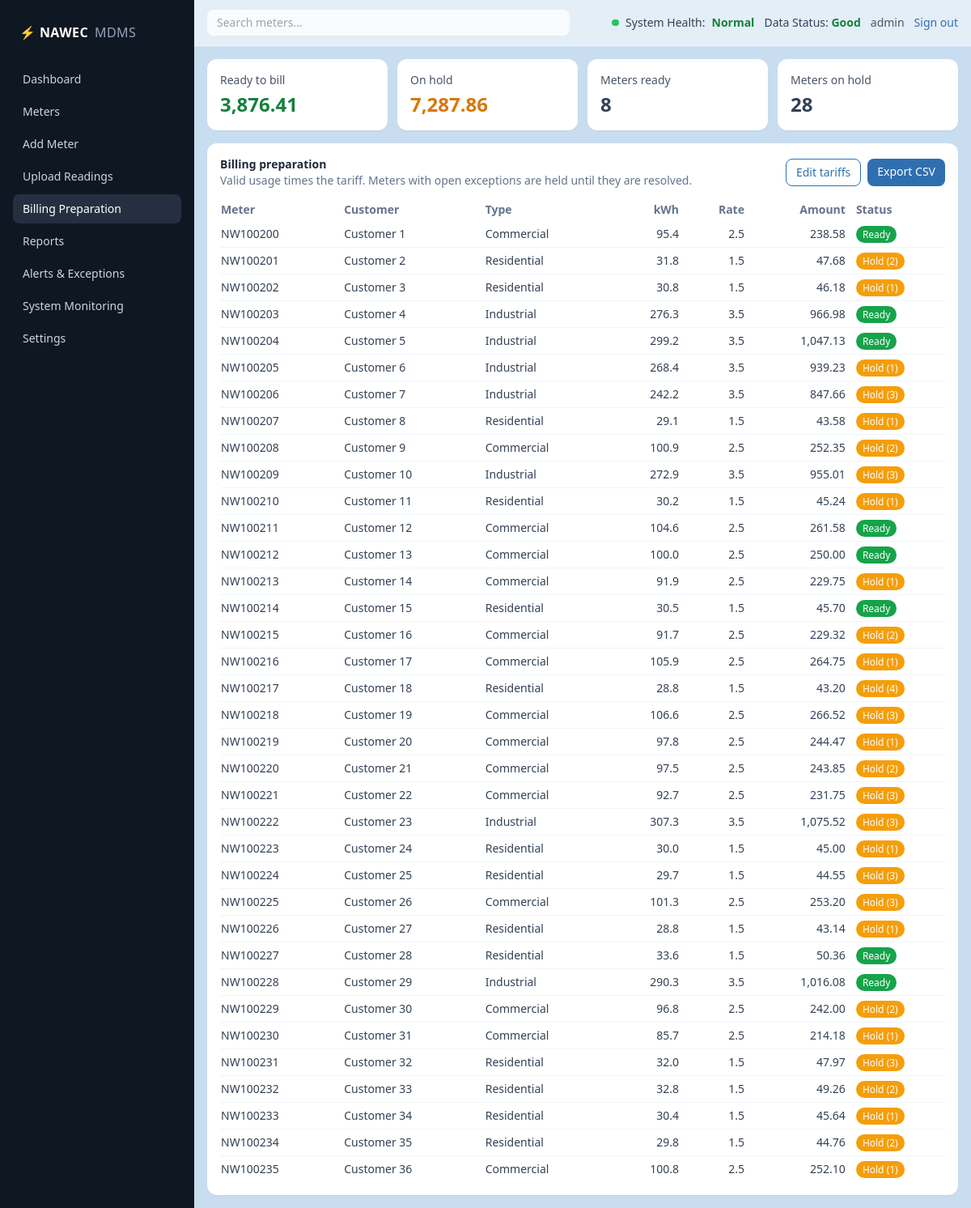
/billing (signed in), run on the app's committed database.
### tables this page shows
CREATE TABLE meters (
            id INTEGER PRIMARY KEY AUTOINCREMENT, customer_name TEXT,
            meter_number TEXT UNIQUE, location TEXT, meter_reading REAL,
            customer_type TEXT DEFAULT 'Residential');

### app.py (the view)
@app.route("/billing")
def billing():
    df = billing_rows()
    ready, hold = df[df.status == "Ready"], df[df.status == "Hold"]
    return render_template("billing.html", rows=df.to_dict("records"), ready_amt=ready.amount.sum(),
                           hold_amt=hold.amount.sum(), n_ready=len(ready), n_hold=len(hold), active="billing")

### app.py (called while the page is built)
def db():
    if "db" not in g:
        g.db = sqlite3.connect(DB)
        g.db.row_factory = sqlite3.Row
    return g.db

@app.before_request
def require_login():
    if request.endpoint not in ("login", "static") and "user" not in session:
        return redirect(url_for("login", next=request.path))

def setting(key):
    r = db().execute("SELECT value FROM settings WHERE key = ?", (key,)).fetchone()
    return r[0] if r else DEFAULTS.get(key, "0")

def billing_rows():
    df = pd.read_sql_query("""
        SELECT m.meter_number, m.customer_name, m.customer_type, m.location,
               COALESCE(SUM(r.usage), 0) AS kwh,
               (SELECT COUNT(*) FROM exceptions e WHERE e.meter_number = m.meter_number AND e.resolved = 0) AS open_ex
        FROM meters m LEFT JOIN readings r ON r.meter_number = m.meter_number AND r.valid = 1 GROUP BY m.id""", db())
    df["rate"] = df.customer_type.map(lambda t: float(setting(f"rate_{t}")))
    df["amount"] = (df.kwh * df.rate).round(2)
    df["status"] = df.open_ex.map(lambda n: "Hold" if n else "Ready")
    return df

### templates/billing.html
{% extends "base.html" %}
{% block content %}
<div class="grid grid-cols-2 gap-3 md:grid-cols-4">
  <div class="kpi lift rounded-xl bg-white p-4 shadow-sm"><p class="text-sm text-slate-600">Ready to bill</p><p class="mt-1 text-2xl font-semibold text-green-700"><span class="count">{{ '{:,.2f}'.format(ready_amt) }}</span></p></div>
  <div class="kpi lift rounded-xl bg-white p-4 shadow-sm"><p class="text-sm text-slate-600">On hold</p><p class="mt-1 text-2xl font-semibold text-amber-600"><span class="count">{{ '{:,.2f}'.format(hold_amt) }}</span></p></div>
  <div class="kpi lift rounded-xl bg-white p-4 shadow-sm"><p class="text-sm text-slate-600">Meters ready</p><p class="mt-1 text-2xl font-semibold"><span class="count">{{ n_ready }}</span></p></div>
  <div class="kpi lift rounded-xl bg-white p-4 shadow-sm"><p class="text-sm text-slate-600">Meters on hold</p><p class="mt-1 text-2xl font-semibold"><span class="count">{{ n_hold }}</span></p></div>
</div>
<section class="rounded-xl bg-white p-4 text-sm shadow-sm">
  <div class="mb-3 flex flex-wrap items-center justify-between gap-2"><div><h1 class="font-semibold text-slate-800">Billing preparation</h1>
    <p class="text-slate-500">Valid usage times the tariff. Meters with open exceptions are held until they are resolved.</p></div>
    <div class="flex gap-2"><a href="/settings" class="rounded-lg border border-brand px-3 py-1.5 text-brand">Edit tariffs</a><a href="/download/billing.csv" class="rounded-lg bg-brand px-3 py-1.5 font-medium text-white">Export CSV</a></div></div>
  <div class="overflow-x-auto"><table class="w-full text-left"><thead class="text-slate-500"><tr><th class="py-1 pr-3">Meter</th><th class="pr-3">Customer</th><th class="pr-3">Type</th><th class="pr-3 text-right">kWh</th><th class="pr-3 text-right">Rate</th><th class="pr-3 text-right">Amount</th><th>Status</th></tr></thead>
  <tbody class="divide-y divide-slate-100">{% for r in rows %}<tr><td class="py-1.5 pr-3 font-medium">{{ r.meter_number }}</td><td class="pr-3">{{ r.customer_name }}</td><td class="pr-3">{{ r.customer_type }}</td>
    <td class="pr-3 text-right">{{ '{:,.1f}'.format(r.kwh) }}</td><td class="pr-3 text-right">{{ r.rate }}</td><td class="pr-3 text-right">{{ '{:,.2f}'.format(r.amount) }}</td>
    <td><span class="rounded-full px-2 py-0.5 text-xs font-medium text-white {{ 'bg-green-600' if r.status=='Ready' else 'bg-amber-500' }}">{{ r.status }}{{ ' (' ~ r.open_ex ~ ')' if r.open_ex }}</span></td></tr>
  {% else %}<tr><td colspan="7" class="py-4 text-slate-400">No meters yet.</td></tr>{% endfor %}</tbody></table></div>
</section>
{% endblock %}

### templates/base.html (style rules this page uses)
.lift { transition:transform .2s,box-shadow .2s }
tbody tr { transition:background .15s }

### data on the page
meters: meter_number "NW100200", customer_name "Customer 1", customer_type "Commercial", kwh "95.4", rate "2.5", amount "238.58", status "Ready"
meters: meter_number "NW100201", customer_name "Customer 2", customer_type "Residential", kwh "31.8", rate "1.5", amount "47.68", status "Hold", open_ex "(2)"
meters: meter_number "NW100202", customer_name "Customer 3", customer_type "Residential", kwh "30.8", rate "1.5", amount "46.18", status "Hold", open_ex "(1)"
meters: meter_number "NW100203", customer_name "Customer 4", customer_type "Industrial", kwh "276.3", rate "3.5", amount "966.98", status "Ready"
meters: meter_number "NW100204", customer_name "Customer 5", customer_type "Industrial", kwh "299.2", rate "3.5", amount "1,047.13", status "Ready"
meters: meter_number "NW100205", customer_name "Customer 6", customer_type "Industrial", kwh "268.4", rate "3.5", amount "939.23", status "Hold", open_ex "(1)"
meters: meter_number "NW100206", customer_name "Customer 7", customer_type "Industrial", kwh "242.2", rate "3.5", amount "847.66", status "Hold", open_ex "(3)"
meters: meter_number "NW100207", customer_name "Customer 8", customer_type "Residential", kwh "29.1", rate "1.5", amount "43.58", status "Hold", open_ex "(1)"
meters: meter_number "NW100208", customer_name "Customer 9", customer_type "Commercial", kwh "100.9", rate "2.5", amount "252.35", status "Hold", open_ex "(2)"
meters: meter_number "NW100209", customer_name "Customer 10", customer_type "Industrial", kwh "272.9", rate "3.5", amount "955.01", status "Hold", open_ex "(3)"
meters: meter_number "NW100210", customer_name "Customer 11", customer_type "Residential", kwh "30.2", rate "1.5", amount "45.24", status "Hold", open_ex "(1)"
meters: meter_number "NW100211", customer_name "Customer 12", customer_type "Commercial", kwh "104.6", rate "2.5", amount "261.58", status "Ready"
meters: meter_number "NW100212", customer_name "Customer 13", customer_type "Commercial", kwh "100.0", rate "2.5", amount "250.00", status "Ready"
meters: meter_number "NW100213", customer_name "Customer 14", customer_type "Commercial", kwh "91.9", rate "2.5", amount "229.75", status "Hold", open_ex "(1)"
meters: meter_number "NW100214", customer_name "Customer 15", customer_type "Residential", kwh "30.5", rate "1.5", amount "45.70", status "Ready"
meters: meter_number "NW100215", customer_name "Customer 16", customer_type "Commercial", kwh "91.7", rate "2.5", amount "229.32", status "Hold", open_ex "(2)"
meters: meter_number "NW100216", customer_name "Customer 17", customer_type "Commercial", kwh "105.9", rate "2.5", amount "264.75", status "Hold", open_ex "(1)"
meters: meter_number "NW100217", customer_name "Customer 18", customer_type "Residential", kwh "28.8", rate "1.5", amount "43.20", status "Hold", open_ex "(4)"
meters: meter_number "NW100218", customer_name "Customer 19", customer_type "Commercial", kwh "106.6", rate "2.5", amount "266.52", status "Hold", open_ex "(3)"
meters: meter_number "NW100219", customer_name "Customer 20", customer_type "Commercial", kwh "97.8", rate "2.5", amount "244.47", status "Hold", open_ex "(1)"
meters: meter_number "NW100220", customer_name "Customer 21", customer_type "Commercial", kwh "97.5", rate "2.5", amount "243.85", status "Hold", open_ex "(2)"
meters: meter_number "NW100221", customer_name "Customer 22", customer_type "Commercial", kwh "92.7", rate "2.5", amount "231.75", status "Hold", open_ex "(3)"
meters: meter_number "NW100222", customer_name "Customer 23", customer_type "Industrial", kwh "307.3", rate "3.5", amount "1,075.52", status "Hold", open_ex "(3)"
meters: meter_number "NW100223", customer_name "Customer 24", customer_type "Residential", kwh "30.0", rate "1.5", amount "45.00", status "Hold", open_ex "(1)"
meters: meter_number "NW100224", customer_name "Customer 25", customer_type "Residential", kwh "29.7", rate "1.5", amount "44.55", status "Hold", open_ex "(3)"
meters: meter_number "NW100225", customer_name "Customer 26", customer_type "Commercial", kwh "101.3", rate "2.5", amount "253.20", status "Hold", open_ex "(3)"
meters: meter_number "NW100226", customer_name "Customer 27", customer_type "Residential", kwh "28.8", rate "1.5", amount "43.14", status "Hold", open_ex "(1)"
meters: meter_number "NW100227", customer_name "Customer 28", customer_type "Residential", kwh "33.6", rate "1.5", amount "50.36", status "Ready"
meters: meter_number "NW100228", customer_name "Customer 29", customer_type "Industrial", kwh "290.3", rate "3.5", amount "1,016.08", status "Ready"
meters: meter_number "NW100229", customer_name "Customer 30", customer_type "Commercial", kwh "96.8", rate "2.5", amount "242.00", status "Hold", open_ex "(2)"
meters: meter_number "NW100230", customer_name "Customer 31", customer_type "Commercial", kwh "85.7", rate "2.5", amount "214.18", status "Hold", open_ex "(1)"
meters: meter_number "NW100231", customer_name "Customer 32", customer_type "Residential", kwh "32.0", rate "1.5", amount "47.97", status "Hold", open_ex "(3)"
meters: meter_number "NW100232", customer_name "Customer 33", customer_type "Residential", kwh "32.8", rate "1.5", amount "49.26", status "Hold", open_ex "(2)"
meters: meter_number "NW100233", customer_name "Customer 34", customer_type "Residential", kwh "30.4", rate "1.5", amount "45.64", status "Hold", open_ex "(1)"
meters: meter_number "NW100234", customer_name "Customer 35", customer_type "Residential", kwh "29.8", rate "1.5", amount "44.76", status "Hold", open_ex "(2)"
meters: meter_number "NW100235", customer_name "Customer 36", customer_type "Commercial", kwh "100.8", rate "2.5", amount "252.10", status "Hold", open_ex "(1)"

### other printed values
{{ label }} "Dashboard" "Meters" "Add Meter" "Upload Readings" "Billing Preparation" "Reports" "Alerts & Exceptions" "System Monitoring" "Settings"
{{ session.get('user') }} "admin"
{{ '{:,.2f}'.format(ready_amt) }} "3,876.41"
{{ '{:,.2f}'.format(hold_amt) }} "7,287.86"
{{ n_ready }} "8"
{{ n_hold }} "28"
